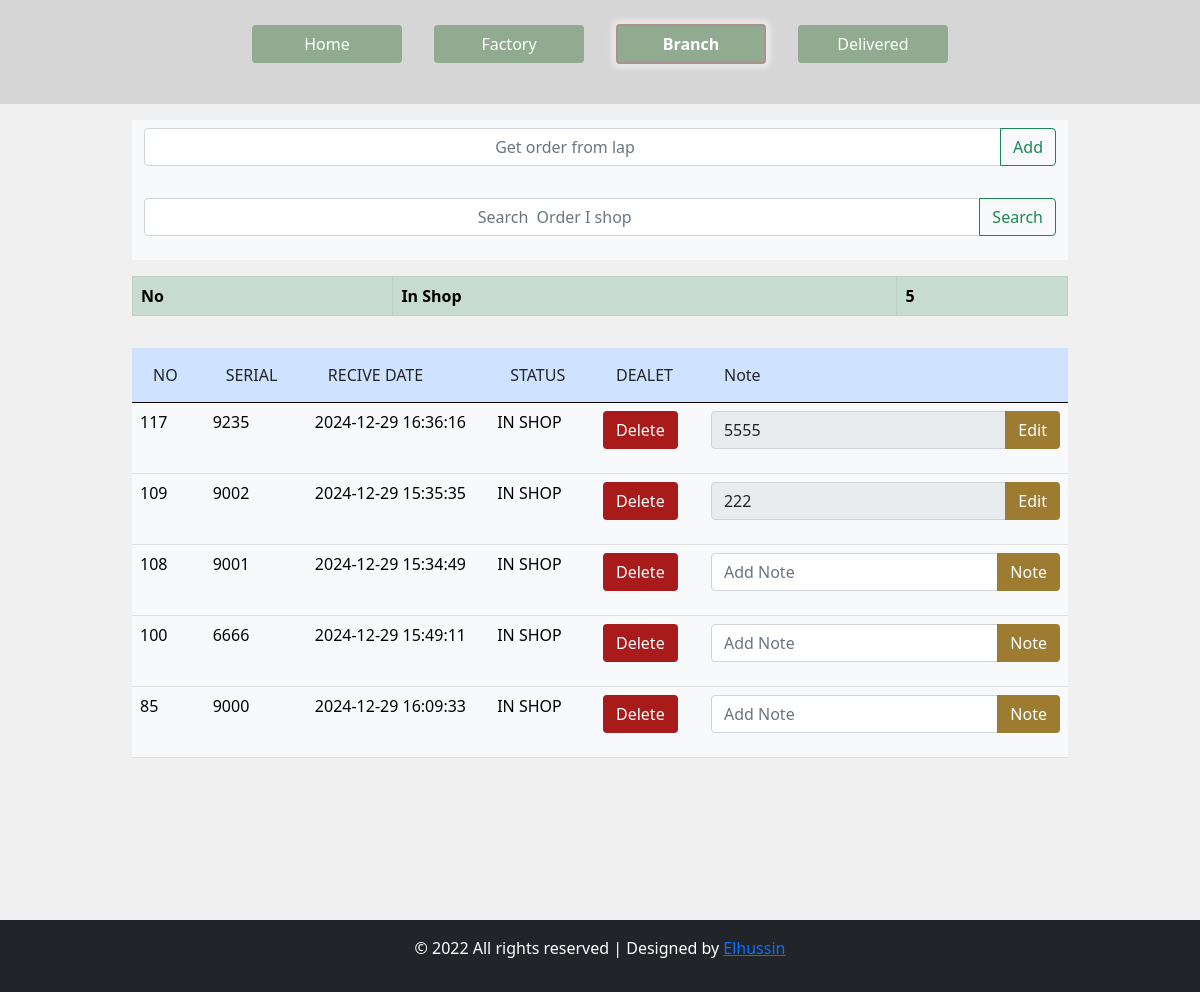
The app's page /inShop.php with its own data.
### tables this page shows
CREATE TABLE `shop` (
  `ID` int(20) NOT NULL,
  `NUMBER` int(20) NOT NULL,
  `SEND_DATA` datetime NOT NULL DEFAULT current_timestamp(),
  `RECIVE_DATE` datetime NOT NULL,
  `DONE_DATE` datetime DEFAULT NULL,
  `NOTE` varchar(255) NOT NULL,
  `STATA` varchar(25) NOT NULL
);

### functian.php (the view, shortened to what this page needs)
<?php
 function viewIteam($results, $date) {
     $rows = $results->fetchAll(PDO::FETCH_ASSOC);
     if ($rows && count($rows) > 0) {
         foreach ($rows as $row) {
             echo '<tr class="table-light">
                     <td>' . $row["ID"] . '</td>
                     <td>' . $row["NUMBER"] . '</td>
                     <td>' . $row[$date] . '</td>
                     <td class="table-wrning">' . $row["STATA"] . '</td>
                     <td>
                         <form>
                             <button name="delet" class="btn btn-error" value="' . $row["ID"] . '">Delete</button>
                         </form>
                     </td>
                     <td>';
             if ($row["NOTE"] != null) {
                 echo '<form>
                         <div class="input-group">
                             <input class="form-control" type="text" value="' . $row["NOTE"] . '" readonly >
                             <button name="add" class="btn btn-wern" value="' . $row["ID"] . '">Edit</button>
                         </div>
                       </form>';
             } else {
                 echo '<form>
                         <div class="input-group">
                             <input class="form-control" type="text"  name="note"  placeholder="Add Note" >
                             <button name="add" class="btn btn-wern" value="' . $row["ID"] . '">Note</button>
                         </div>
                       </form>';
             }
             echo '</td></tr>';
         }
     } else {
         echo '<div class="alert alert-warning" role="alert">Not Found</div>';
     }
     echo '</table>';
 }

### nav.php (style rules this page uses)
body { background-color: #f0f0f0; height: 100%; }
.btn-error { background: rgb(169 27 27); color: white; }
.btn-wern { background: rgb(149 113 30 / 91%); color: white; }

### records on screen
shop: ID "117", NUMBER "9235", RECIVE_DATE "2024-12-29 16:36:16", STATA "IN SHOP", NOTE "5555"
shop: ID "109", NUMBER "9002", RECIVE_DATE "2024-12-29 15:35:35", STATA "IN SHOP", NOTE "222"
shop: ID "108", NUMBER "9001", RECIVE_DATE "2024-12-29 15:34:49", STATA "IN SHOP"
shop: ID "100", NUMBER "6666", RECIVE_DATE "2024-12-29 15:49:11", STATA "IN SHOP"
shop: ID "85", NUMBER "9000", RECIVE_DATE "2024-12-29 16:09:33", STATA "IN SHOP"

### other values on screen
$count "5"
